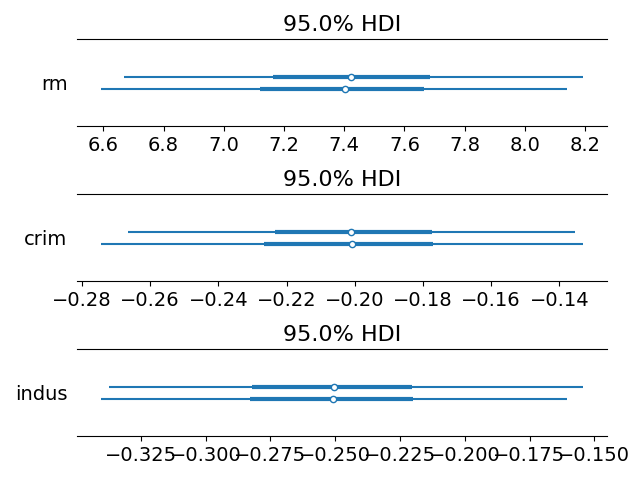

Here is the Python script that generated this plot:
import pymc as pm
import arviz as az
import numpy as np
import csv
import matplotlib.pyplot as plt
import csv
import math
import pandas as pd
from scipy.stats import norm
#importing ther dataFrame from the csv
data = pd.read_csv('BostonHousing.csv')

#separating the columns that need to be kept
keptColumns = ["medv","rm","crim","indus"]
#removing the other columns from the dataFrame
data = data[keptColumns]
print(data)

print(data)



with pm.Model() as model:
    #Creating the model using only the required data: rm,crim,indus as independent variables and medv as a dependent variable
    alfa = pm.Normal('alpha',mu=0,sigma=10)
    rm = pm.Normal("rm",mu=0,sigma=100)
    crim = pm.Normal("crim",mu=0,sigma=10)
    indus = pm.Normal("indus",mu=0,sigma=100)   
    sigma = pm.HalfCauchy("sigma",beta=20)

    medv = pm.Normal("medv",mu = alfa + rm*data["rm"] + crim * data["crim"] + indus * data["indus"], sigma=sigma, observed=data['medv'])
    idata_prem = pm.sample(2000, return_inferencedata=True,cores=1)


# creatin a 3 plot window for the 3 hdi
fig, axs = plt.subplots(3)

#plotting the 3 
az.plot_forest(idata_prem, hdi_prob=0.95, var_names=["rm"], ax=axs[0])
az.plot_forest(idata_prem, hdi_prob=0.95, var_names=["crim"], ax=axs[1])
az.plot_forest(idata_prem, hdi_prob=0.95, var_names=["indus"], ax=axs[2])
plt.tight_layout()
plt.savefig("Ex1")
